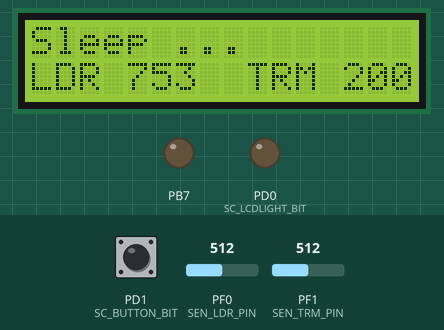
Recording of a program running on a simulated ATmega2560, built with avr-gcc and emulated at 16 MHz. On the bench: 16×2 character LCD, output pins drawn as LEDs (lit = HIGH). Wiring (inferred from the names in the program): character LCD (HD44780): RS PA4; E PA5; data PA0, PA1, PA2, PA3. Inputs (shaded band) come from the test bench; at power-on: PD1 (SC_BUTTON_BIT) HIGH, PF0 (SEN_LDR_PIN) = 512, PF1 (SEN_TRM_PIN) = 512. Sleep ends after the set time or at an interrupt; pins used as bus, display or sensor lines are not drawn.

Above: at 4.9 s.
5.0 s: PD1 (SC_BUTTON_BIT) pulled LOW for 0.15 s
At 5.5 s:
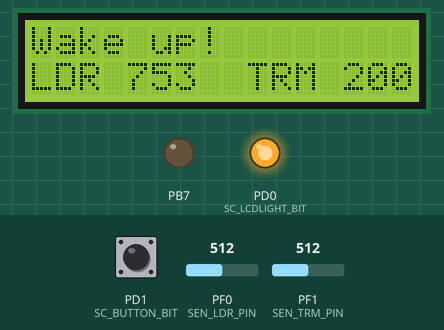
At 8.5 s:
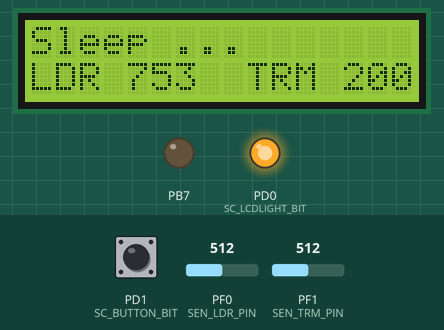
Timing chart, 0 to 10.2 s (numbered marks = the images above; inputs shaded):
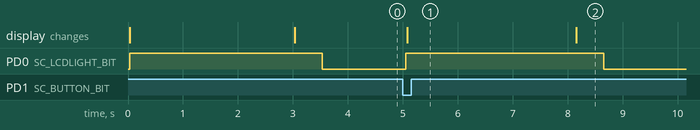

Measured:
- after the input at 5.0 s, PD0 (SC_LCDLIGHT_BIT): LOW → HIGH after 0.05 s, → LOW 3.6 s later; the display: changes after 0.08 s (image 1)

The program:

main.c
```c
/*
 * Controller code for a device that reads analog sensor values and sleeps
 * while it isn't used. Check the README at Github for more information.
 *
 * Written by Gregor Ottmann, https://github.com/Zappes
 */
#include <string.h>
#include <stdlib.h>
#include <stdio.h>
#include <avr/io.h>
#include <avr/interrupt.h>
#include <avr/sleep.h>
#include <util/delay.h>

#include "lib/lcd-routines.h"
#include "lib/sensors.h"
#include "lib/sleepcontrol.h"
#include "lib/util.h"

// The number of milliseconds after which the LCD and processor will go
// to sleep.
#define TIME_AWAKE 3000

// The number of milliseconds for which the "Sleep ..." text will be shown
// before the LCD is switched off.
#define TIME_BEFORE_SLEEP 500

// This buffer will be used for formatting strings that are written to
// the LCD.
char buffer[17];

// Yeah, i somehow like the Arduino-like code structure and mimicked it.

/*
 * This function is called once right after the controller starts up. This
 * is where the initialization functions of the different libraries are called.
 */
void setup() {
	lcd_init();
	sensors_init();

	// This one doesn't only set the interrupt handler, it also configures
	// the IO pins used for the wake-up button and for switching power to
	// the LCD backlight. I simply had no idea how to name that one.
	interrupt_init();

	// Switch off the internal LED on pin13/PB7 in order to save power. That
	// probably doesn't help much, but every mA counts. :)
	DDRB |= _BV(PB7);
	PORTB &= ~_BV(PB7);

	// Switch on the LCD and print the greeting line. Actually it doesn't only
	// control the backlight but also the contrast.
	lcd_light_state(1);
	lcd_home();
	lcd_string("Started! ");
}

/*
 * This method is called continouusly, i.e. in a while(1) loop. This is
 * where the exciting stuff happens. Well, "exciting" depends on your
 * point of view and level of experience, I guess.
 */
void loop() {
	// Place the cursor in the second line of the display and output the current
	// sensor values. Note that I didn't bother to translate those values to
	// an actual light level and temperature - I only scaled the light sensor's
	// output so it looked nicer on the display.
	// I use hex codes instead of decimal because it's more 31337.
	lcd_setcursor(0,2);
	int ldrValue = map(getAnalogValue(SEN_LDR_PIN), 0x050, 0x3ff, 0x000, 0xfff);
	int trmValue = getAnalogValue(SEN_TRM_PIN);

	sprintf(buffer, "LDR %03x  TRM %03x", ldrValue, trmValue);
	lcd_string(buffer);

	// Show the sensor readings for some time ...
	_delay_ms(TIME_AWAKE);

	// ... then say that we're sleepy ...
	lcd_home();
	lcd_string("Sleep ...");
	_delay_ms(TIME_BEFORE_SLEEP);

	// ... switch off the LCD and put the processor in deep sleep mode.
	lcd_light_state(0);

	set_sleep_mode(SLEEP_MODE_PWR_DOWN);
	sleep_mode();

	// When the button is pressed, the program will resume right here after
	// the interrupt handler has been executed. A good moment for reactivating
	// the LCD.
	lcd_home();
	lcd_string("Wake up! ");
	lcd_light_state(1);
}

/*
 * This one doesn't do much. It just calls the two other functions.
 */
int main(void)
{
	setup();

	while(1)
	{
		loop();
	}

	return 0;
}
```

lcd-routines.c
```c
// Ansteuerung eines HD44780 kompatiblen LCD im 4-Bit-Interfacemodus
// http://www.mikrocontroller.net/articles/HD44780
// http://www.mikrocontroller.net/articles/AVR-GCC-Tutorial/LCD-Ansteuerung
//
// Die Pinbelegung ist über defines in lcd-routines.h einstellbar

#include <avr/io.h>
#include "lcd-routines.h"
#include <util/delay.h>

////////////////////////////////////////////////////////////////////////////////
// Erzeugt einen Enable-Puls
static void lcd_enable( void )
{
    LCD_PORT |= (1<<LCD_EN);     // Enable auf 1 setzen
    _delay_us( LCD_ENABLE_US );  // kurze Pause
    LCD_PORT &= ~(1<<LCD_EN);    // Enable auf 0 setzen
}

////////////////////////////////////////////////////////////////////////////////
// Sendet eine 4-bit Ausgabeoperation an das LCD
static void lcd_out( uint8_t data )
{
    data &= 0xF0;                       // obere 4 Bit maskieren

    LCD_PORT &= ~(0xF0>>(4-LCD_DB));    // Maske löschen
    LCD_PORT |= (data>>(4-LCD_DB));     // Bits setzen

    lcd_enable();
}

////////////////////////////////////////////////////////////////////////////////
// Initialisierung: muss ganz am Anfang des Programms aufgerufen werden.
void lcd_init( void )
{
    // verwendete Pins auf Ausgang schalten
    uint8_t pins = (0x0F << LCD_DB) |           // 4 Datenleitungen
                   (1<<LCD_RS) |                // R/S Leitung
                   (1<<LCD_EN);                 // Enable Leitung
    LCD_DDR |= pins;

    // initial alle Ausgänge auf Null
    LCD_PORT &= ~pins;

    // warten auf die Bereitschaft des LCD
    _delay_ms( LCD_BOOTUP_MS );

    // Soft-Reset muss 3mal hintereinander gesendet werden zur Initialisierung
    lcd_out( LCD_SOFT_RESET );
    _delay_ms( LCD_SOFT_RESET_MS1 );

    lcd_enable();
    _delay_ms( LCD_SOFT_RESET_MS2 );

    lcd_enable();
    _delay_ms( LCD_SOFT_RESET_MS3 );

    // 4-bit Modus aktivieren
    lcd_out( LCD_SET_FUNCTION |
             LCD_FUNCTION_4BIT );
    _delay_ms( LCD_SET_4BITMODE_MS );

    // 4-bit Modus / 2 Zeilen / 5x7
    lcd_command( LCD_SET_FUNCTION |
                 LCD_FUNCTION_4BIT |
                 LCD_FUNCTION_2LINE |
                 LCD_FUNCTION_5X7 );

    // Display ein / Cursor aus / Blinken aus
    lcd_command( LCD_SET_DISPLAY |
                 LCD_DISPLAY_ON |
                 LCD_CURSOR_OFF |
                 LCD_BLINKING_OFF);

    // Cursor inkrement / kein Scrollen
    lcd_command( LCD_SET_ENTRY |
                 LCD_ENTRY_INCREASE |
                 LCD_ENTRY_NOSHIFT );

    lcd_clear();
}

////////////////////////////////////////////////////////////////////////////////
// Sendet ein Datenbyte an das LCD
void lcd_data( uint8_t data )
{
    LCD_PORT |= (1<<LCD_RS);    // RS auf 1 setzen

    lcd_out( data );            // zuerst die oberen,
    lcd_out( data<<4 );         // dann die unteren 4 Bit senden

    _delay_us( LCD_WRITEDATA_US );
}

////////////////////////////////////////////////////////////////////////////////
// Sendet einen Befehl an das LCD
void lcd_command( uint8_t data )
{
    LCD_PORT &= ~(1<<LCD_RS);    // RS auf 0 setzen

    lcd_out( data );             // zuerst die oberen,
    lcd_out( data<<4 );           // dann die unteren 4 Bit senden

    _delay_us( LCD_COMMAND_US );
}

////////////////////////////////////////////////////////////////////////////////
// Sendet den Befehl zur Löschung des Displays
void lcd_clear( void )
{
    lcd_command( LCD_CLEAR_DISPLAY );
    _delay_ms( LCD_CLEAR_DISPLAY_MS );
}

////////////////////////////////////////////////////////////////////////////////
// Sendet den Befehl: Cursor Home
void lcd_home( void )
{
    lcd_command( LCD_CURSOR_HOME );
    _delay_ms( LCD_CURSOR_HOME_MS );
}

////////////////////////////////////////////////////////////////////////////////
// Setzt den Cursor in Spalte x (0..15) Zeile y (1..4)

void lcd_setcursor( uint8_t x, uint8_t y )
{
    uint8_t data;

    switch (y)
    {
        case 1:    // 1. Zeile
            data = LCD_SET_DDADR + LCD_DDADR_LINE1 + x;
            break;

        case 2:    // 2. Zeile
            data = LCD_SET_DDADR + LCD_DDADR_LINE2 + x;
            break;

        case 3:    // 3. Zeile
            data = LCD_SET_DDADR + LCD_DDADR_LINE3 + x;
            break;

        case 4:    // 4. Zeile
            data = LCD_SET_DDADR + LCD_DDADR_LINE4 + x;
            break;

        default:
            return;                                   // für den Fall einer falschen Zeile
    }

    lcd_command( data );
}

////////////////////////////////////////////////////////////////////////////////
// Schreibt einen String auf das LCD

void lcd_string( char *data )
{
    while( *data != '\0' )
        lcd_data( *data++ );
}

////////////////////////////////////////////////////////////////////////////////
// Schreibt ein Zeichen in den Character Generator RAM

void lcd_generatechar( uint8_t code, const uint8_t *data )
{
    // Startposition des Zeichens einstellen
    lcd_command( LCD_SET_CGADR | (code<<3) );

    // Bitmuster übertragen
    for ( uint8_t i=0; i<8; i++ )
    {
        lcd_data( data[i] );
    }
}
```

lcd-routines.h
```c
// Ansteuerung eines HD44780 kompatiblen LCD im 4-Bit-Interfacemodus
// http://www.mikrocontroller.net/articles/AVR-GCC-Tutorial/LCD-Ansteuerung
//

#ifndef LCD_ROUTINES_H
#define LCD_ROUTINES_H

////////////////////////////////////////////////////////////////////////////////
// Pinbelegung für das LCD, an verwendete Pins anpassen
// Alle LCD Pins müssen an einem Port angeschlossen sein und die 4
// Datenleitungen müssen auf aufeinanderfolgenden Pins liegen

//  LCD DB4-DB7 <-->  PORTD Bit PD0-PD3
#define LCD_PORT      PORTA
#define LCD_DDR       DDRA
#define LCD_DB        PA0

//  LCD RS      <-->  PORTD Bit PD4     (RS: 1=Data, 0=Command)
#define LCD_RS        PA4

//  LCD EN      <-->  PORTD Bit PD5     (EN: 1-Impuls für Daten)
#define LCD_EN        PA5

////////////////////////////////////////////////////////////////////////////////
// LCD Ausführungszeiten (MS=Millisekunden, US=Mikrosekunden)

#define LCD_BOOTUP_MS           15
#define LCD_ENABLE_US           20
#define LCD_WRITEDATA_US        46
#define LCD_COMMAND_US          42

#define LCD_SOFT_RESET_MS1      5
#define LCD_SOFT_RESET_MS2      1
#define LCD_SOFT_RESET_MS3      1
#define LCD_SET_4BITMODE_MS     5

#define LCD_CLEAR_DISPLAY_MS    2
#define LCD_CURSOR_HOME_MS      2

////////////////////////////////////////////////////////////////////////////////
// Zeilendefinitionen des verwendeten LCD
// Die Einträge hier sollten für ein LCD mit einer Zeilenlänge von 16 Zeichen passen
// Bei anderen Zeilenlängen müssen diese Einträge angepasst werden

#define LCD_DDADR_LINE1         0x00
#define LCD_DDADR_LINE2         0x40
#define LCD_DDADR_LINE3         0x10
#define LCD_DDADR_LINE4         0x50

////////////////////////////////////////////////////////////////////////////////
// Initialisierung: muss ganz am Anfang des Programms aufgerufen werden.
void lcd_init( void );

////////////////////////////////////////////////////////////////////////////////
// LCD löschen
void lcd_clear( void );

////////////////////////////////////////////////////////////////////////////////
// Cursor in die 1. Zeile, 0-te Spalte
void lcd_home( void );

////////////////////////////////////////////////////////////////////////////////
// Cursor an eine beliebige Position
void lcd_setcursor( uint8_t spalte, uint8_t zeile );

////////////////////////////////////////////////////////////////////////////////
// Ausgabe eines einzelnen Zeichens an der aktuellen Cursorposition
void lcd_data( uint8_t data );

////////////////////////////////////////////////////////////////////////////////
// Ausgabe eines Strings an der aktuellen Cursorposition
void lcd_string( char *data );

////////////////////////////////////////////////////////////////////////////////
// Definition eines benutzerdefinierten Sonderzeichens.
// data muss auf ein Array[8] mit den Zeilencodes des zu definierenden Zeichens
// zeigen
void lcd_generatechar( uint8_t code, const uint8_t *data );

////////////////////////////////////////////////////////////////////////////////
// Ausgabe eines Kommandos an das LCD.
void lcd_command( uint8_t data );


////////////////////////////////////////////////////////////////////////////////
// LCD Befehle und Argumente.
// Zur Verwendung in lcd_command

// Clear Display -------------- 0b00000001
#define LCD_CLEAR_DISPLAY       0x01

// Cursor Home ---------------- 0b0000001x
#define LCD_CURSOR_HOME         0x02

// Set Entry Mode ------------- 0b000001xx
#define LCD_SET_ENTRY           0x04

#define LCD_ENTRY_DECREASE      0x00
#define LCD_ENTRY_INCREASE      0x02
#define LCD_ENTRY_NOSHIFT       0x00
#define LCD_ENTRY_SHIFT         0x01

// Set Display ---------------- 0b00001xxx
#define LCD_SET_DISPLAY         0x08

#define LCD_DISPLAY_OFF         0x00
#define LCD_DISPLAY_ON          0x04
#define LCD_CURSOR_OFF          0x00
#define LCD_CURSOR_ON           0x02
#define LCD_BLINKING_OFF        0x00
#define LCD_BLINKING_ON         0x01

// Set Shift ------------------ 0b0001xxxx
#define LCD_SET_SHIFT           0x10

#define LCD_CURSOR_MOVE         0x00
#define LCD_DISPLAY_SHIFT       0x08
#define LCD_SHIFT_LEFT          0x00
#define LCD_SHIFT_RIGHT         0x04

// Set Function --------------- 0b001xxxxx
#define LCD_SET_FUNCTION        0x20

#define LCD_FUNCTION_4BIT       0x00
#define LCD_FUNCTION_8BIT       0x10
#define LCD_FUNCTION_1LINE      0x00
#define LCD_FUNCTION_2LINE      0x08
#define LCD_FUNCTION_5X7        0x00
#define LCD_FUNCTION_5X10       0x04

#define LCD_SOFT_RESET          0x30

// Set CG RAM Address --------- 0b01xxxxxx  (Character Generator RAM)
#define LCD_SET_CGADR           0x40

#define LCD_GC_CHAR0            0
#define LCD_GC_CHAR1            1
#define LCD_GC_CHAR2            2
#define LCD_GC_CHAR3            3
#define LCD_GC_CHAR4            4
#define LCD_GC_CHAR5            5
#define LCD_GC_CHAR6            6
#define LCD_GC_CHAR7            7

// Set DD RAM Address --------- 0b1xxxxxxx  (Display Data RAM)
#define LCD_SET_DDADR           0x80

#endif
```

sensors.c
```c
#include "sensors.h"
#include <avr/io.h>

void sensors_init() {
	// the sensor is on pin A0 of the arduino mega -> PF0 of the ATmega2560
	SEN_DIR &= ~((1 << SEN_LDR_BIT) | (1 << SEN_TRM_BIT));

	// see http://bennthomsen.wordpress.com/arduino/peripherals/analogue-input/
	ADCSRA |= ((1<<ADPS2)|(1<<ADPS1)|(1<<ADPS0));
	ADMUX |= (1<<REFS0);	//Set Voltage reference to Avcc (5v)
	ADCSRA |= (1<<ADEN);	//Turn on ADC
	ADCSRA |= (1<<ADSC);	//Do an initial conversion
}

int getAnalogValue(uint8_t channel) {
	ADMUX &= 0xE0;							//Clear bits MUX0-4
	ADMUX |= channel&0x07;			//Defines the new ADC channel to be read by setting bits MUX0-2
	ADCSRB = channel&(1<<3);		//Set MUX5
	ADCSRA |= (1<<ADSC);				//Starts a new conversion
	while(ADCSRA & (1<<ADSC));	//Wait until the conversion is done
	return ADCW;								//Returns the ADC value of the chosen channel
}
```

sensors.h
```c
/*
 * Functions for initializing and accessing the analog sensors connected to the
 * controller.
 */
#ifndef SENSORS_H
#define SENSORS_H

#include <stdint.h>

/*
 * Change these if you want to use different pins for the sensors. The settings below
 * assume that A0/A1 on the Arduino Mega are used which map to PF0/PF1 on the F-port
 * of the ATmega2560.
 *
 * To find out which pins on the controller correspond to certain arduino pins, have
 * a look at the diagrams posted here:
 *
 * http://forum.arduino.cc/index.php/topic,146315.0.html
 * http://forum.arduino.cc/index.php/topic,146511.0.html
 *
 * Those diagrams are as useful as they are pretty, aren't they?
 */
#define SEN_DIR DDRF
#define SEN_LDR_PIN PF0				// The pin where the light sensor is attached.
#define SEN_LDR_BIT DDF0			// The bit used for setting the IO mode of that pin
#define SEN_TRM_PIN PF1				// The pin where the light sensor is attached.
#define SEN_TRM_BIT DDF1			// The bit used for setting the IO mode of that pin

/*
 * Sets up IO pin directions and initializes the ADC so analog values can be read.
 */
void	sensors_init();

/*
 * Reads an analog value from an ADC channel.
 *
 * @param channel This is the pin from which you want to read a value. Use either
 *                SEN_LDR_PIN or SEN_TRM_PIN as argument value.
 */
int getAnalogValue(uint8_t channel);

#endif
```

sleepcontrol.c
```c
#include <avr/io.h>
#include <avr/interrupt.h>

#include "sleepcontrol.h"
#include "lcd-routines.h"

void interrupt_init() {
	cli();

	// configure the button and lcd light control pin
	SC_DIR |= _BV(SC_LCDLIGHT_BIT);	// set the pin for lcd backlight to output
	SC_DIR &= ~_BV(SC_BUTTON_BIT);	// set the button pin to input
	SC_PIN |= _BV(SC_BUTTON_BIT);		// enable the pullup resistor for the button

	// Enable INT0 External Interrupt
	EIMSK |= _BV(SC_BUTTON_INT);

	// Falling-Edge Triggered INT0 - This will depend on if you
	// are using a pullup resistor or a pulldown resistor on your
	// button and port
	EICRA |= _BV(ISC01);

	sei();
}

void lcd_light_state(int state) {
	if(state) {
		SC_PORT |= _BV(SC_LCDLIGHT_BIT);
	}	else {
		SC_PORT &= ~_BV(SC_LCDLIGHT_BIT);

		// switch all pins to low in order to reduce power consumption.
		LCD_PORT = 0x00;
	}
}

/*
 * This routine is called whenever the wake-up button is pushed. The
 * interrupt automatically ends sleep mode, program execution will
 * restart from the next line after the call to sleep mode after this
 * ISR has ended.
 */
ISR(SC_BUTTON_INTV) {
	// don't do anything. we only need to wake up here.
	asm("nop");
}
```

util.c
```c
#include "util.h"

long map(long x, long in_min, long in_max, long out_min, long out_max)
{
  return (x - in_min) * (out_max - out_min) / (in_max - in_min) + out_min;
}
```

util.h
```c
/*
 * Utility functions. Shamelessly stolen from the Arduino standard library.
 */
#ifndef UTIL_H
#define UTIL_H

#define constrain(amt,low,high) ((amt)<(low)?(low):((amt)>(high)?(high):(amt)))
long map(long x, long in_min, long in_max, long out_min, long out_max);

#endif
```

Source omitted: sleepcontrol.h (2060 bytes)
